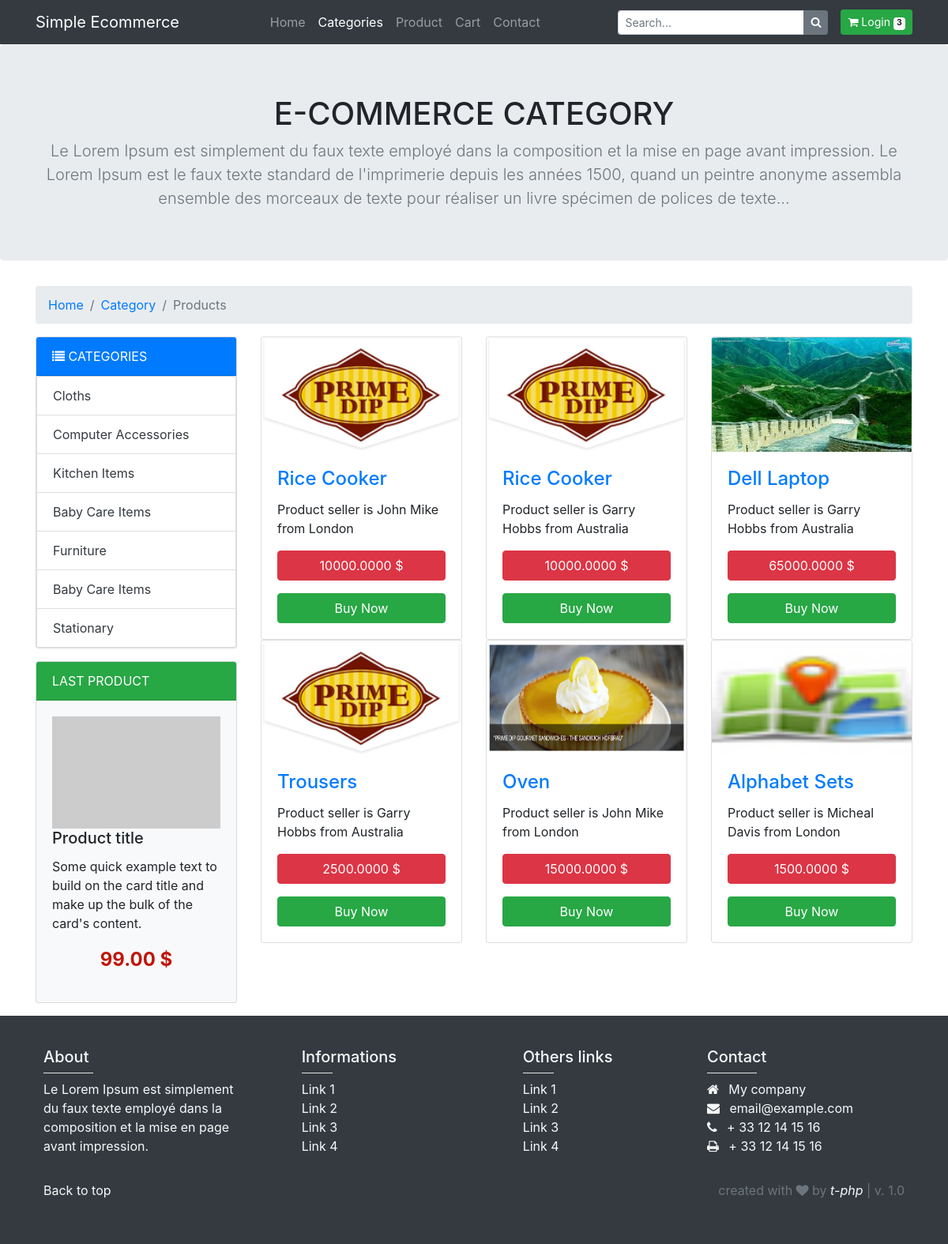
The page / on the database its author committed.
### tables this page shows
CREATE TABLE IF NOT EXISTS `product_category` (
  `pc_id` int(11) NOT NULL AUTO_INCREMENT,
  `pc_name` varchar(60) DEFAULT NULL,
  `description` varchar(255) DEFAULT NULL,
  `active` int(5) NOT NULL DEFAULT '1',
  PRIMARY KEY (`pc_id`)
);

CREATE TABLE IF NOT EXISTS `product_seller` (
  `id` int(11) NOT NULL AUTO_INCREMENT,
  `p_id` int(10) NOT NULL,
  `s_id` int(10) NOT NULL,
  `stock_id` int(10) NOT NULL,
  `active` int(5) NOT NULL DEFAULT '1',
  PRIMARY KEY (`id`)
);

CREATE TABLE IF NOT EXISTS `product` (
  `p_id` int(11) NOT NULL AUTO_INCREMENT,
  `product_name` varchar(60) NOT NULL,
  `product_categry` int(10) NOT NULL,
  `price` decimal(19,4) NOT NULL,
  `description` varchar(255) DEFAULT NULL,
  `image` varchar(255) DEFAULT NULL,
  `active` int(10) NOT NULL DEFAULT '1',
  PRIMARY KEY (`p_id`)
);

CREATE TABLE IF NOT EXISTS `seller` (
  `s_id` int(11) NOT NULL AUTO_INCREMENT,
  `s_name` varchar(255) DEFAULT NULL,
  `DOB` datetime NOT NULL,
  `address` varchar(255) NOT NULL,
  `contact_no` varchar(25) NOT NULL,
  `NIC` varchar(15) NOT NULL,
  `active` int(10) NOT NULL DEFAULT '1',
  PRIMARY KEY (`s_id`)
);

### application/controllers/Welcome.php (called while the page is built, shortened)
<?php
class Welcome extends CI_Controller {
	public function index()
	{
		$this->load->model('ProductModel', '', TRUE);
		$this->load->model('ProductCategoryModel', '', TRUE);
		$data['product_data'] = $this->ProductModel->ProductDetailsWithSellers();
		$whereArr = array("active"=>1);
        $data['category_data']=$this->ProductCategoryModel->getSelectData("*","product_category",$whereArr);
		$this->load->view('Website/Website', $data);
	}
}

### index.php (called while the page is built, shortened)
<?php
require_once BASEPATH.'core/CodeIgniter.php';

### application/models/ProductCategoryModel.php (called while the page is built, shortened)
<?php
class ProductCategoryModel extends CI_Model {
    public function getSelectData($fieldset, $tableName, $where = '') {
        if ($where == "") {
            $this->db->select($fieldset)->from($tableName);
        } else {
            $this->db->select($fieldset)->from($tableName)->where($where);
        }
        $query = $this->db->get();
        return $query->result();
    }
}

### application/models/ProductModel.php (called while the page is built, shortened)
<?php
class ProductModel extends CI_Model {
    public function ProductDetailsWithSellers()
    {
    	$this->db->select('seller.*, product.*, product_seller.stock_id');
        $this->db->from('seller');
        $this->db->join('product_seller', 'product_seller.s_id = seller.s_id');
        $this->db->join('product', 'product_seller.p_id = product.p_id');
        $query = $this->db->get();
        return $query->result();
    }
}

### application/views/Website/Website.php (the view, shortened to what this page needs)
<link rel="stylesheet" href="https://stackpath.bootstrapcdn.com/bootstrap/4.5.0/css/bootstrap.min.css">
<link href="https://maxcdn.bootstrapcdn.com/font-awesome/4.7.0/css/font-awesome.min.css" rel="stylesheet">
<link href="<?php echo base_url(); ?>content/CSS/website.css" rel="stylesheet">
<nav class="navbar navbar-expand-md navbar-dark bg-dark">
    <div class="container">
        <a class="navbar-brand" href="index.html">Simple Ecommerce</a>
        <div class="collapse navbar-collapse justify-content-end" id="navbarsExampleDefault">
            <ul class="navbar-nav m-auto">
                <li class="nav-item">
                    <a class="nav-link" href="index.html">Home</a>
                </li>
                <li class="nav-item active">
                    <a class="nav-link" href="category.html">Categories <span class="sr-only">(current)</span></a>
                </li>
                <li class="nav-item">
                    <a class="nav-link" href="product.html">Product</a>
                </li>
                <li class="nav-item">
                    <a class="nav-link" href="cart.html">Cart</a>
                </li>
                <li class="nav-item">
                    <a class="nav-link" href="contact.html">Contact</a>
                </li>
            </ul>
            <form class="form-inline my-2 my-lg-0">
                <div class="input-group input-group-sm">
                    <input type="text" class="form-control" aria-label="Small" aria-describedby="inputGroup-sizing-sm" placeholder="Search...">
                    <div class="input-group-append">
                        <button type="button" class="btn btn-secondary btn-number">
                            <i class="fa fa-search"></i>
                        </button>
                    </div>
                </div>
                <a class="btn btn-success btn-sm ml-3" href="<?php echo base_url(); ?>index.php/Welcome/login_view">
                    <i class="fa fa-shopping-cart"></i> Login
                    <span class="badge badge-light">3</span>
                </a>
            </form>
        </div>
    </div>
</nav>
<section class="jumbotron text-center">
    <div class="container">
        <h1 class="jumbotron-heading">E-COMMERCE CATEGORY</h1>
        <p class="lead text-muted mb-0">Le Lorem Ipsum est simplement du faux texte employé dans la composition et la mise en page avant impression. Le Lorem Ipsum est le faux texte standard de l'imprimerie depuis les années 1500, quand un peintre anonyme assembla ensemble des morceaux de texte pour réaliser un livre spécimen de polices de texte...</p>
    </div>
</section>
<div class="container">
    <div class="row">
        <div class="col">
            <nav aria-label="breadcrumb">
                <ol class="breadcrumb">
                    <li class="breadcrumb-item"><a href="index.html">Home</a></li>
                    <li class="breadcrumb-item"><a href="category.html">Category</a></li>
                    <li class="breadcrumb-item active" aria-current="page">Products</li>
                </ol>
            </nav>
        </div>
    </div>
</div>
<div class="container">
    <div class="row">
        <div class="col-12 col-sm-3">
            <div class="card bg-light mb-3">
                <div class="card-header bg-primary text-white text-uppercase"><i class="fa fa-list"></i> Categories</div>
                <ul class="list-group category_block">
                    <?php foreach ($category_data as $key => $category) { ?>
                        <li class="list-group-item"><a href="category.html"><?php echo $category->pc_name; ?></a></li>
                    <?php } ?>
                </ul>
            </div>
            <div class="card bg-light mb-3">
                <div class="card-header bg-success text-white text-uppercase">Last product</div>
                <div class="card-body">
                    <img class="img-fluid" src="https://dummyimage.com/600x400/55595c/fff" />
                    <h5 class="card-title">Product title</h5>
                    <p class="card-text">Some quick example text to build on the card title and make up the bulk of the card's content.</p>
                    <p class="bloc_left_price">99.00 $</p>
                </div>
            </div>
        </div>
        <div class="col">
            <div class="row">
                <?php $count=0;
                foreach ($product_data as $key => $product) {
                    list($a1, $b2) = explode('.', $product->image); ?>
                <div class="col-12 col-md-6 col-lg-4">
                    <div class="card">
                       <img class="card-img-top" width="255px" height="145" src="<?php echo base_url(); ?>uploads/product_photo/<?php echo $a1; ?>/<?php echo $product->image; ?>">
                        <div class="card-body">
                            <h4 class="card-title"><a href="product.html" title="View Product"><?php echo $product->product_name; ?>  </a></h4>
                            <p class="card-text">Product seller is <?php echo $product->s_name; ?> from <?php echo $product->address; ?></p>
                            <div class="row">
                                <div class="col-md-12">
                                    <p class="btn btn-danger btn-block"><?php echo $product->price; ?> $ </p>
                                </div>
                                <div class="col-md-12">
                                    <a href="#" class="btn btn-success btn-block" data-toggle="modal" data-target="#uiModal<?php echo $count; ?>">Buy Now</a>
                                </div>
                            </div>
                        </div>
                    </div>
                </div>
                <?php $count++; } ?>
            </div>
        </div>
    </div>
</div>
<footer class="text-light">
    <div class="container">
        <div class="row">
            <div class="col-md-3 col-lg-4 col-xl-3">
                <h5>About</h5>
                <hr class="bg-white mb-2 mt-0 d-inline-block mx-auto w-25">
                <p class="mb-0">
                    Le Lorem Ipsum est simplement du faux texte employé dans la composition et la mise en page avant impression.
                </p>
            </div>
            <div class="col-md-2 col-lg-2 col-xl-2 mx-auto">
                <h5>Informations</h5>
                <hr class="bg-white mb-2 mt-0 d-inline-block mx-auto w-25">
                <ul class="list-unstyled">
                    <li><a href="">Link 1</a></li>
                    <li><a href="">Link 2</a></li>
                    <li><a href="">Link 3</a></li>
                    <li><a href="">Link 4</a></li>
                </ul>
            </div>
            <div class="col-md-3 col-lg-2 col-xl-2 mx-auto">
                <h5>Others links</h5>
                <hr class="bg-white mb-2 mt-0 d-inline-block mx-auto w-25">
                <ul class="list-unstyled">
                    <li><a href="">Link 1</a></li>
                    <li><a href="">Link 2</a></li>
                    <li><a href="">Link 3</a></li>
                    <li><a href="">Link 4</a></li>
                </ul>
            </div>
            <div class="col-md-4 col-lg-3 col-xl-3">
                <h5>Contact</h5>
                <hr class="bg-white mb-2 mt-0 d-inline-block mx-auto w-25">
                <ul class="list-unstyled">
                    <li><i class="fa fa-home mr-2"></i> My company</li>
                    <li><i class="fa fa-envelope mr-2"></i> email@example.com</li>
                    <li><i class="fa fa-phone mr-2"></i> + 33 12 14 15 16</li>
                    <li><i class="fa fa-print mr-2"></i> + 33 12 14 15 16</li>
                </ul>
            </div>
            <div class="col-12 copyright mt-3">
                <p class="float-left">
                    <a href="#">Back to top</a>
                </p>
                <p class="text-right text-muted">created with <i class="fa fa-heart"></i> by <a href="https://t-php.fr/43-theme-ecommerce-bootstrap-4.html"><i>t-php</i></a> | <span>v. 1.0</span></p>
            </div>
        </div>
    </div>
</footer>

### content/CSS/website.css (style rules this page uses)
.bloc_left_price { color: #c01508; text-align: center; font-weight: bold; font-size: 150%; }
.category_block li a { color: #343a40; }
footer { background: #343a40; padding: 40px; }
footer a { color: #f8f9fa!important }

### rows shown on the page
product_category: pc_name "Cloths"
product_category: pc_name "Computer Accessories"
product_category: pc_name "Kitchen Items"
product_category: pc_name "Baby Care Items"
product_category: pc_name "Furniture"
product_category: pc_name "Baby Care Items"
product_category: pc_name "Stationary"
product_seller: p.image (picture), p.product_name "Rice Cooker", s.s_name "John Mike", s.address "London", p.price "10000.0000"
product_seller: p.image (picture), p.product_name "Rice Cooker", s.s_name "Garry Hobbs", s.address "Australia", p.price "10000.0000"
product_seller: p.image (picture), p.product_name "Dell Laptop", s.s_name "Garry Hobbs", s.address "Australia", p.price "65000.0000"
product_seller: p.image (picture), p.product_name "Trousers", s.s_name "Garry Hobbs", s.address "Australia", p.price "2500.0000"
product_seller: p.image (picture), p.product_name "Oven", s.s_name "John Mike", s.address "London", p.price "15000.0000"
product_seller: p.image (picture), p.product_name "Alphabet Sets", s.s_name "Micheal Davis", s.address "London", p.price "1500.0000"
